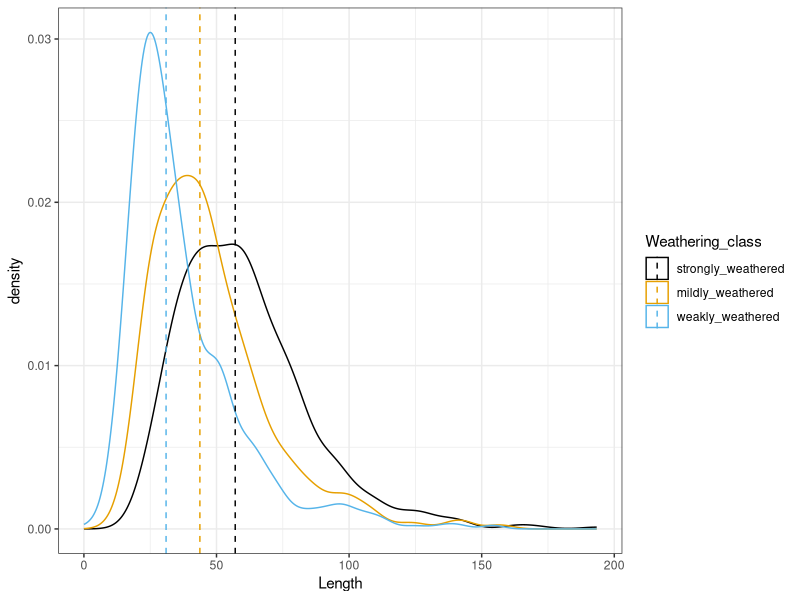
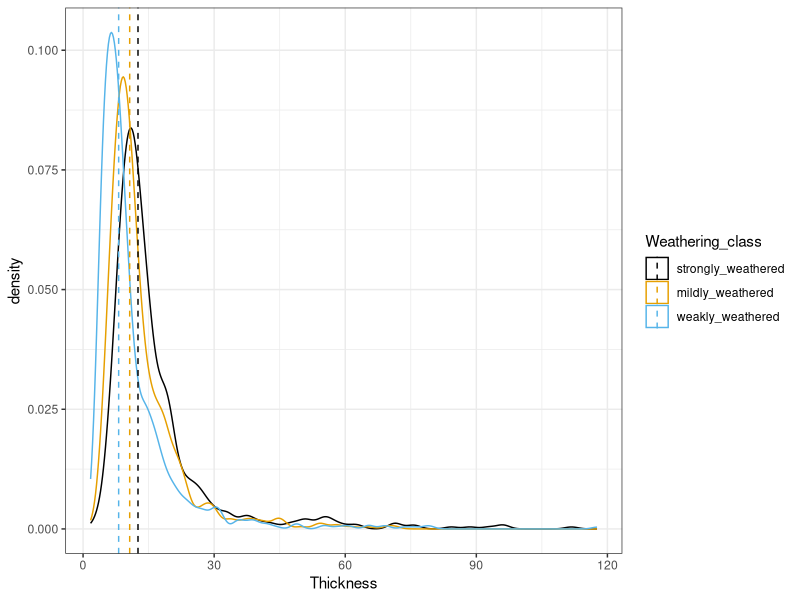
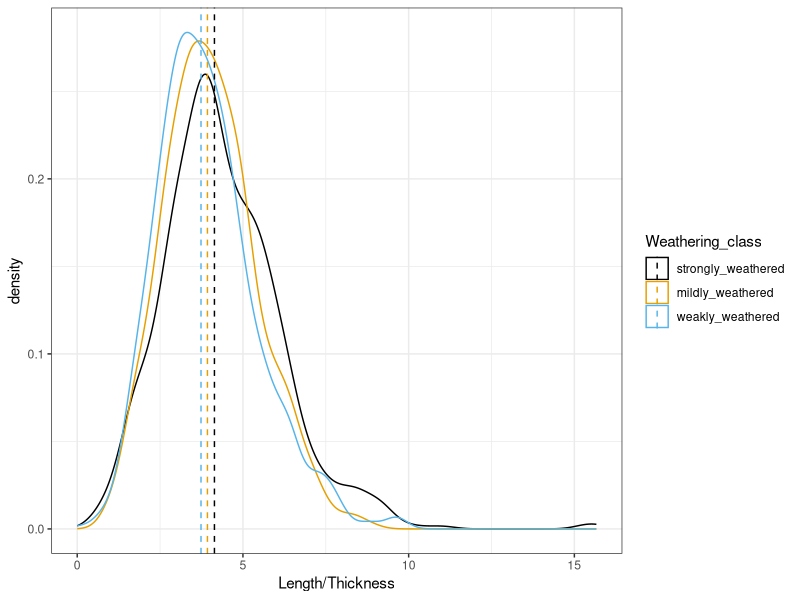

These figures' R source, in order:
##weathering and artifact size
library(tidyverse)
library(ggpubr)
library(ggthemes)
library(plyr)

theme_set(theme_bw())

june = read.csv("data/cleaned_june_artifacts.csv")
july = read.csv("data/cleaned_july_artifacts.csv")

allartifacts = rbind(june, july)

allartifacts = allartifacts %>% mutate(location = ifelse(Site_name %in% c("Square 1", "Square 2", "Square 3"), "Semizbugu P1", 
                                                         ifelse(Site_name %in% c("Square 4", "Square 5"), "Semizbugu P2", "Semizbugu P5")))
allartifacts$recycled = !is.na(allartifacts$Recycling_description)
allartifacts$double_patina = str_detect(allartifacts$Recycling_indications, "double_patina")
allartifacts$Raw_material_description = tolower(allartifacts$Raw_material_description)

allartifacts = allartifacts %>% filter(is.na(Problem_notes))

cols = c("Id_number", "location", "recycled", "double_patina", "Raw_material_description", 
         "Weathering_class", "Artifact_type", "Bordian_type", "Tool_type", "Flake_type", "Blank_form",
         "Dorsal_flake_scar_count", "Cortex_percentage", "Flake_fragment", "Flake_termination",
         "Retouch", "Retouch_side", "Edge_damage",
         "Platform_thickness", "Platform_width",
         "Flake_thickness", "Flake_length", "Flake_width", 
         "Maximum_core_length", "Maximum_core_width", "Maximum_core_thickness", 
         "Weight")

all_artifacts = allartifacts %>% select_at(cols)

#### DATA CLEANING ####
all_artifacts$Weathering_class = factor(all_artifacts$Weathering_class, 
                                        levels = c("strongly_weathered", "mildly_weathered", "weakly_weathered", "not_weathered", "other"))
all_artifacts$Artifact_type = factor(all_artifacts$Artifact_type, 
                                     levels = c("complete_flake", "broken_flake", "tool", "tool_fragment", "core", "core_fragment", "shatter"))
all_artifacts$Flake_termination = factor(all_artifacts$Flake_termination, 
                                         levels = c("feather", "hinge", "plunge", "step", "other"))
all_artifacts$Flake_fragment = factor(all_artifacts$Flake_fragment , 
                                      levels = c("proximal", "medial", "distal", "other"))

all_artifacts$retouch.side = ifelse(str_detect(all_artifacts$Retouch_side, pattern = " "), "bifacial", all_artifacts$Retouch_side)
all_artifacts$retouch.side = factor(all_artifacts$retouch.side, levels = c("dorsal", "ventral", "bifacial"))
#all_artifacts$Retouch_side = factor(all_artifacts$Retouch_side, levels = c("dorsal", "ventral", "bifacial"))

all_artifacts$tool.type = ifelse(str_detect(all_artifacts$Tool_type, "notch denticulate"), "notch/denticulate", 
                                 ifelse(str_detect(all_artifacts$Tool_type, " "), "multiple", 
                                        all_artifacts$Tool_type))
all_artifacts$tool.type = factor(all_artifacts$tool.type, levels = c("notch", "denticulate", "notch/denticulate", "scraper", "point", "biface", "multiple", "other"))

all_artifacts = all_artifacts %>%
  mutate(Thickness = ifelse(is.na(Flake_thickness), Maximum_core_thickness, Flake_thickness),
         Length = ifelse(is.na(Flake_length), Maximum_core_length, Flake_length),
         Width = ifelse(is.na(Flake_width), Maximum_core_width, Flake_width)) %>%
  filter(is.na(Length) | Length <= 200) %>%
  filter(is.na(Width) | Width <= 200) %>% 
  filter(is.na(Thickness) |Thickness <= 200) #size of calipers

all_artifacts = all_artifacts %>%
  mutate(flake.type = ifelse(is.na(Blank_form), Flake_type, Blank_form))

all_artifacts = all_artifacts %>%
  mutate(
    Tool_type = ifelse(str_detect(Tool_type, "notch denticulate"), "notch/denticulate", 
                       ifelse(str_detect(Tool_type, " "), "multiple", 
                              Tool_type)), 
    Flake_type = ifelse(str_detect(Flake_type, pattern = "flake"), "flake", Flake_type)
  )
all_artifacts$Tool_type = factor(all_artifacts$Tool_type, levels = c("notch", "denticulate", "notch/denticulate", "scraper", "point", "biface", "multiple", "other"))
all_artifacts$Flake_type = factor(all_artifacts$Flake_type, levels = c("flake", "blade", "bladelet", "other"))


#### Weathering classes and artifact sizes ####
wartifacts = all_artifacts %>% filter(Weathering_class %in% c("strongly_weathered", "mildly_weathered", "weakly_weathered"))

mu.length = ddply(wartifacts, "Weathering_class", summarize, grp.median = median(Length))
ggplot(wartifacts) +
  geom_density(aes(Length, color = Weathering_class)) +
  geom_vline(data = mu.length, aes(xintercept = grp.median, color = Weathering_class), linetype = "dashed") +
  scale_color_colorblind()

mu.thick = ddply(wartifacts, "Weathering_class", summarize, grp.median = median(Thickness))
ggplot(wartifacts) +
  geom_density(aes(Thickness, color = Weathering_class)) +
  geom_vline(data = mu.thick, aes(xintercept = grp.median, color = Weathering_class), linetype = "dashed") +
  scale_color_colorblind()

mu.lt = ddply(wartifacts, "Weathering_class", summarize, grp.median = median(Length/Thickness))
ggplot(wartifacts) +
  geom_density(aes(Length/Thickness, color = Weathering_class)) +
  geom_vline(data = mu.lt, aes(xintercept = grp.median, color = Weathering_class), linetype = "dashed") +
  scale_color_colorblind()
